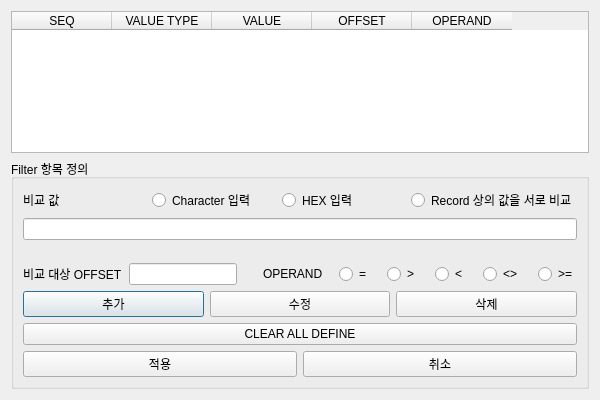
<?xml version="1.0" encoding="UTF-8"?>
<ui version="4.0">
 <class>FilterDialog</class>
 <widget class="QDialog" name="FilterDialog">
  <property name="geometry">
   <rect>
    <x>0</x>
    <y>0</y>
    <width>600</width>
    <height>400</height>
   </rect>
  </property>
  <property name="windowTitle">
   <string>FILTER 조건 입력</string>
  </property>
  <layout class="QVBoxLayout" name="verticalLayout">
   <item>
    <widget class="QTableWidget" name="tableWidget">
     <column>
      <property name="text">
       <string>SEQ</string>
      </property>
     </column>
     <column>
      <property name="text">
       <string>VALUE TYPE</string>
      </property>
     </column>
     <column>
      <property name="text">
       <string>VALUE</string>
      </property>
     </column>
     <column>
      <property name="text">
       <string>OFFSET</string>
      </property>
     </column>
     <column>
      <property name="text">
       <string>OPERAND</string>
      </property>
     </column>
    </widget>
   </item>
   <item>
    <widget class="QGroupBox" name="groupBox">
     <property name="title">
      <string>Filter 항목 정의</string>
     </property>
     <layout class="QFormLayout" name="formLayout">
      <item row="0" column="0" colspan="2">
       <layout class="QHBoxLayout" name="horizontalLayout_radioButtons">
        <item>
         <widget class="QLabel" name="label_compare_value">
          <property name="text">
           <string>비교 값</string>
          </property>
         </widget>
        </item>
        <item>
         <widget class="QRadioButton" name="radioButton_char">
          <property name="text">
           <string>Character 입력</string>
          </property>
         </widget>
        </item>
        <item>
         <widget class="QRadioButton" name="radioButton_hex">
          <property name="text">
           <string>HEX 입력</string>
          </property>
         </widget>
        </item>
        <item>
         <widget class="QRadioButton" name="radioButton_record">
          <property name="text">
           <string>Record 상의 값을 서로 비교</string>
          </property>
         </widget>
        </item>
       </layout>
      </item>
      <item row="1" column="0" colspan="2">
       <widget class="QLineEdit" name="lineEdit_value"/>
      </item>
      <item row="2" column="0" colspan="2">
       <spacer name="verticalSpacer">
        <property name="orientation">
         <enum>Qt::Vertical</enum>
        </property>
        <property name="sizeHint" stdset="0">
         <size>
          <width>20</width>
          <height>60</height>
         </size>
        </property>
       </spacer>
      </item>
      <item row="3" column="0">
       <widget class="QLabel" name="label_offset">
        <property name="text">
         <string>비교 대상 OFFSET</string>
        </property>
       </widget>
      </item>
      <item row="3" column="1">
       <layout class="QHBoxLayout">
        <item>
         <widget class="QLineEdit" name="lineEdit_offset">
          <property name="minimumSize">
           <size>
            <width>20</width>
            <height>0</height>
           </size>
          </property>
         </widget>
        </item>
        <item>
         <spacer name="horizontalSpacer1">
          <property name="orientation">
           <enum>Qt::Horizontal</enum>
          </property>
          <property name="sizeHint" stdset="0">
           <size>
            <width>20</width>
            <height>20</height>
           </size>
          </property>
         </spacer>
        </item>
        <item>
         <widget class="QLabel" name="label_operand">
          <property name="text">
           <string>OPERAND</string>
          </property>
         </widget>
        </item>
        <item>
         <spacer name="horizontalSpacer2">
          <property name="orientation">
           <enum>Qt::Horizontal</enum>
          </property>
          <property name="sizeHint" stdset="0">
           <size>
            <width>6</width>
            <height>20</height>
           </size>
          </property>
         </spacer>
        </item>
        <item>
         <widget class="QRadioButton" name="radioButton_equal">
          <property name="text">
           <string>=</string>
          </property>
         </widget>
        </item>
        <item>
         <spacer name="horizontalSpacer3">
          <property name="orientation">
           <enum>Qt::Horizontal</enum>
          </property>
          <property name="sizeHint" stdset="0">
           <size>
            <width>6</width>
            <height>20</height>
           </size>
          </property>
         </spacer>
        </item>
        <item>
         <widget class="QRadioButton" name="radioButton_greater">
          <property name="text">
           <string>&gt;</string>
          </property>
         </widget>
        </item>
        <item>
         <spacer name="horizontalSpacer4">
          <property name="orientation">
           <enum>Qt::Horizontal</enum>
          </property>
          <property name="sizeHint" stdset="0">
           <size>
            <width>6</width>
            <height>20</height>
           </size>
          </property>
         </spacer>
        </item>
        <item>
         <widget class="QRadioButton" name="radioButton_less">
          <property name="text">
           <string>&lt;</string>
          </property>
         </widget>
        </item>
        <item>
         <spacer name="horizontalSpacer5">
          <property name="orientation">
           <enum>Qt::Horizontal</enum>
          </property>
          <property name="sizeHint" stdset="0">
           <size>
            <width>6</width>
            <height>20</height>
           </size>
          </property>
         </spacer>
        </item>
        <item>
         <widget class="QRadioButton" name="radioButton_notequal">
          <property name="text">
           <string>&lt;&gt;</string>
          </property>
         </widget>
        </item>
        <item>
         <spacer name="horizontalSpacer6">
          <property name="orientation">
           <enum>Qt::Horizontal</enum>
          </property>
          <property name="sizeHint" stdset="0">
           <size>
            <width>6</width>
            <height>20</height>
           </size>
          </property>
         </spacer>
        </item>
        <item>
         <widget class="QRadioButton" name="radioButton_greaterequal">
          <property name="text">
           <string>&gt;=</string>
          </property>
         </widget>
        </item>
       </layout>
      </item>
      <item row="4" column="0" colspan="2">
       <layout class="QHBoxLayout">
        <item>
         <widget class="QPushButton" name="pushButton_add">
          <property name="text">
           <string>추가</string>
          </property>
         </widget>
        </item>
        <item>
         <widget class="QPushButton" name="pushButton_modify">
          <property name="text">
           <string>수정</string>
          </property>
         </widget>
        </item>
        <item>
         <widget class="QPushButton" name="pushButton_delete">
          <property name="text">
           <string>삭제</string>
          </property>
         </widget>
        </item>
       </layout>
      </item>
      <item row="5" column="0" colspan="2">
       <widget class="QPushButton" name="pushButton_clear_all">
        <property name="text">
         <string>CLEAR ALL DEFINE</string>
        </property>
       </widget>
      </item>
      <item row="6" column="0" colspan="2">
       <layout class="QHBoxLayout">
        <item>
         <widget class="QPushButton" name="pushButton_apply">
          <property name="text">
           <string>적용</string>
          </property>
         </widget>
        </item>
        <item>
         <widget class="QPushButton" name="pushButton_cancel">
          <property name="text">
           <string>취소</string>
          </property>
         </widget>
        </item>
       </layout>
      </item>
     </layout>
    </widget>
   </item>
  </layout>
 </widget>
 <resources/>
 <connections/>
</ui>
